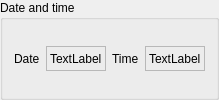
    <widget class="QGroupBox" name="groupBox_7">
     <property name="title">
      <string>Date and time</string>
     </property>
     <layout class="QGridLayout" name="gridLayout_9">
      <item row="0" column="3">
       <widget class="QLabel" name="label_110">
        <property name="sizePolicy">
         <sizepolicy hsizetype="Preferred" vsizetype="Fixed">
          <horstretch>0</horstretch>
          <verstretch>0</verstretch>
         </sizepolicy>
        </property>
        <property name="minimumSize">
         <size>
          <width>0</width>
          <height>25</height>
         </size>
        </property>
        <property name="maximumSize">
         <size>
          <width>16777215</width>
          <height>25</height>
         </size>
        </property>
        <property name="frameShape">
         <enum>QFrame::StyledPanel</enum>
        </property>
        <property name="text">
         <string>TextLabel</string>
        </property>
       </widget>
      </item>
      <item row="0" column="0">
       <widget class="QLabel" name="label_109">
        <property name="text">
         <string>Date</string>
        </property>
       </widget>
      </item>
      <item row="0" column="1">
       <widget class="QLabel" name="label_107">
        <property name="sizePolicy">
         <sizepolicy hsizetype="Preferred" vsizetype="Fixed">
          <horstretch>0</horstretch>
          <verstretch>0</verstretch>
         </sizepolicy>
        </property>
        <property name="minimumSize">
         <size>
          <width>0</width>
          <height>25</height>
         </size>
        </property>
        <property name="maximumSize">
         <size>
          <width>16777215</width>
          <height>25</height>
         </size>
        </property>
        <property name="frameShape">
         <enum>QFrame::StyledPanel</enum>
        </property>
        <property name="text">
         <string>TextLabel</string>
        </property>
       </widget>
      </item>
      <item row="0" column="2">
       <widget class="QLabel" name="label_108">
        <property name="text">
         <string>Time</string>
        </property>
       </widget>
      </item>
     </layout>
    </widget>
